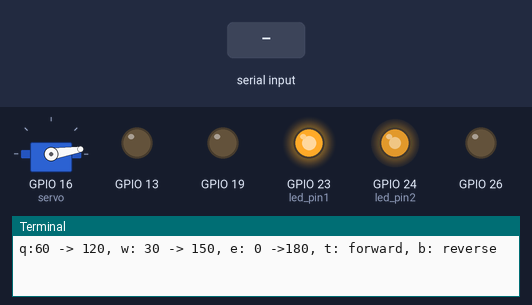
A program run on a simulated Raspberry Pi (BCM pin numbers). Parts: servo, output pins drawn as LEDs (lit = HIGH), the last lines printed to the terminal. Dashed ring = blinking. Inputs (shaded band) come from the test bench. Servo angles are drawn from the pulse width (0.5 ms = 0°, 2.5 ms = 180°); threads take turns every 2 ms.

Above: at 1.2 s.
1.3 s: "q" typed at the terminal, then Enter
At 1.95 s:
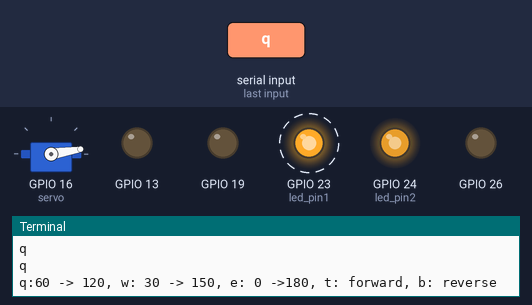
4.3 s: "e" typed at the terminal, then Enter
7.3 s: "t" typed at the terminal, then Enter
At 7.95 s:
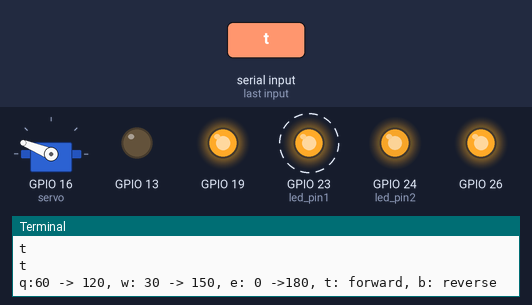
10.3 s: "w" typed at the terminal, then Enter
At 10.65 s:
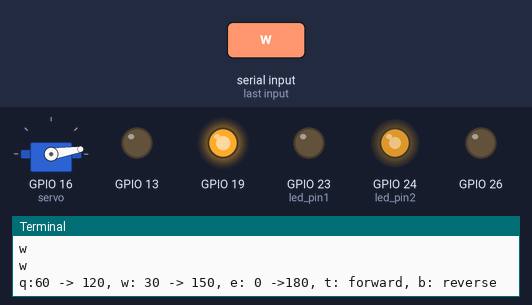
Timing chart, 0 to 14.3 s (numbered marks = the images above; inputs shaded):
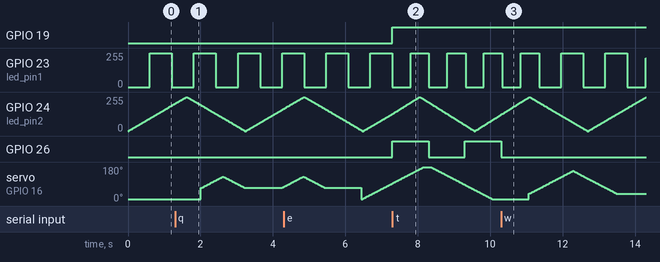

The program:

challenge_th04.py
```python
import RPi.GPIO as GPIO
import threading
import time

led_pin1 = 23
led_pin2 = 24
servo = 16

GPIO.setwarnings(False)
GPIO.setmode(GPIO.BCM)
GPIO.setup(led_pin1, GPIO.OUT)
GPIO.setup(led_pin2, GPIO.OUT)
GPIO.setup(servo, GPIO.OUT)

GPIO.output(led_pin1, False)
GPIO.output(led_pin2, False)

class DCmotor():
    def __init__(self, En, Inx, Iny):
        self.En = En
        self.Inx = Inx
        self.Iny = Iny
        GPIO.setup(self.En, GPIO.OUT)
        GPIO.setup(self.Inx, GPIO.OUT)
        GPIO.setup(self.Iny, GPIO.OUT)
        self.pwm = GPIO.PWM(self.En, 100)
        self.pwm.start(0)

    def moveF(self, x=0, t=0):
        GPIO.output(self.Inx, GPIO.HIGH)
        GPIO.output(self.Iny, GPIO.LOW) #direction setup forward
        self.pwm.ChangeDutyCycle(x) #speed control
        time.sleep(t)

    def moveB(self, x=0, t=0):
        GPIO.output(self.Inx, GPIO.LOW)
        GPIO.output(self.Iny, GPIO.HIGH) #direction setup reverse
        self.pwm.ChangeDutyCycle(x) #speed control
        time.sleep(t)

    def stop(self, t=0):
        self.pwm.ChangeDutyCycle(0)
        time.sleep(t)

flag_exit = False
userInput = False
pwm1 = GPIO.PWM(led_pin1, 1000.0)
pwm1.start(0.0)
pwm2 = GPIO.PWM(led_pin2, 1000.0)
pwm2.start(0.0)
pwm_servo = GPIO.PWM(servo, 50.0)
pwm_servo.start(3.0)
motorA = DCmotor(26, 19, 13)

def t1_sub_led():
    while True:
        for t_high in range(0, 101):
            pwm2.ChangeDutyCycle(t_high)
            time.sleep(0.015)
        for t_high in range(100, -1, -1):
            pwm2.ChangeDutyCycle(t_high)
            time.sleep(0.015)
        if flag_exit: break

def t2_sub_servo():
    while True:
        global userInput
        if userInput == "q":
            for angle in range(60, 121):
                pwm_servo.ChangeDutyCycle(3+10*angle/180)
                time.sleep(0.01)
            for angle in range(120, 60, -1):
                pwm_servo.ChangeDutyCycle(3+10*angle/180)
                time.sleep(0.01)
        elif userInput == "w":
            for angle in range(30, 151):
                pwm_servo.ChangeDutyCycle(3+10*angle/180)
                time.sleep(0.01)
            for angle in range(150, 29, -1):
                pwm_servo.ChangeDutyCycle(3+10*angle/180)
                time.sleep(0.01)
        elif userInput == "e":
            for angle in range(0, 181):
                pwm_servo.ChangeDutyCycle(3+10*angle/180)
                time.sleep(0.01)
            for angle in range(180, -1, -1):
                pwm_servo.ChangeDutyCycle(3+10*angle/180)
                time.sleep(0.01)
        time.sleep(1.0)
        pwm_servo.ChangeDutyCycle(0.0)
        if flag_exit: break

def t3_userInput():
    while True:
        global userInput
        userInput = input("q:60 -> 120, w: 30 -> 150, e: 0 ->180, t: forward, b: reverse\n")
        print(userInput)
        time.sleep(0.1)

def t4_sub_dcmotor():
    while True:
        if userInput == "t":
            motorA.moveF(100, 1)
            motorA.stop(1)
        elif userInput == "b":
            motorA.moveB(100, 1)
            motorA.stop(1)

t1 = threading.Thread(target=t1_sub_led)
t1.start()
t2 = threading.Thread(target=t2_sub_servo)
t2.start()
t3 = threading.Thread(target=t3_userInput)
t3.start()
t4 = threading.Thread(target=t4_sub_dcmotor)
t4.start()

try:
    while True:
        for t_high in range(0, 101):
            pwm1.ChangeDutyCycle(t_high)
            time.sleep(0.005)
        for t_high in range(100, -1, -1):
            pwm1.ChangeDutyCycle(t_high)
            time.sleep(0.005)
        if flag_exit: break
except KeyboardInterrupt:
    pass

flag_exit = True
t1.join()
t2.join()
pwm1.stop()
pwm2.stop()
pwm_servo.stop()
motorA.pwm.stop()
GPIO.cleanup()
```

Measured:
- after the input at 7.3 s, GPIO 19: LOW → HIGH at once; GPIO 26: LOW → HIGH at once, → LOW 1.0 s later, → HIGH 1.0 s later
- after the input at 10.3 s, GPIO 26: goes on until 10.3 s, then stays LOW; servo on GPIO 16 (servo): rises from 9° to 159° in 1.2 s, then falls to 39° in 1.2 s
- by itself, servo on GPIO 16 (servo): rises from 94° to 180° in 0.84 s, then falls to 9° in 1.9 s
